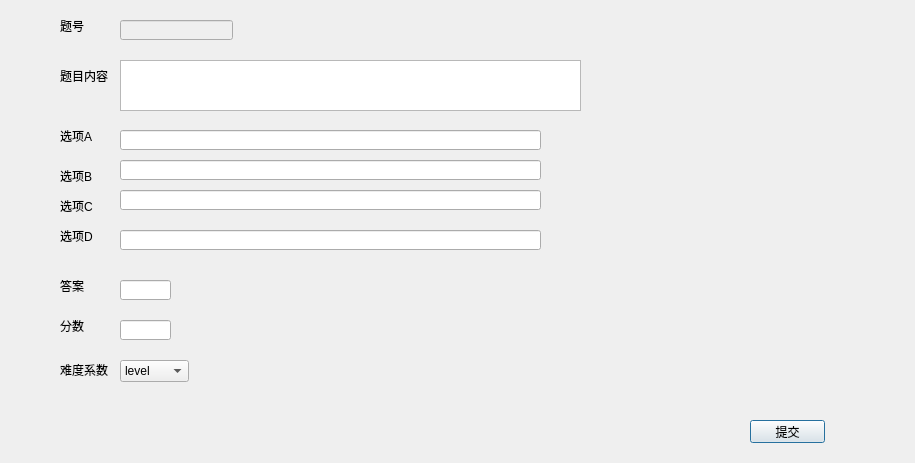
<?xml version="1.0" encoding="UTF-8"?>
<ui version="4.0">
 <class>Dialog_choose_select_modify</class>
 <widget class="QDialog" name="Dialog_choose_select_modify">
  <property name="geometry">
   <rect>
    <x>0</x>
    <y>0</y>
    <width>915</width>
    <height>463</height>
   </rect>
  </property>
  <property name="windowTitle">
   <string>选择题修改</string>
  </property>
  <widget class="QLabel" name="label">
   <property name="geometry">
    <rect>
     <x>60</x>
     <y>70</y>
     <width>54</width>
     <height>12</height>
    </rect>
   </property>
   <property name="text">
    <string>题目内容</string>
   </property>
  </widget>
  <widget class="QTextEdit" name="textEdit">
   <property name="geometry">
    <rect>
     <x>120</x>
     <y>60</y>
     <width>461</width>
     <height>51</height>
    </rect>
   </property>
  </widget>
  <widget class="QLineEdit" name="lineEdit_5">
   <property name="geometry">
    <rect>
     <x>120</x>
     <y>230</y>
     <width>421</width>
     <height>20</height>
    </rect>
   </property>
  </widget>
  <widget class="QLabel" name="label_3">
   <property name="geometry">
    <rect>
     <x>60</x>
     <y>360</y>
     <width>54</width>
     <height>20</height>
    </rect>
   </property>
   <property name="text">
    <string>难度系数</string>
   </property>
  </widget>
  <widget class="QLineEdit" name="lineEdit_3">
   <property name="geometry">
    <rect>
     <x>120</x>
     <y>160</y>
     <width>421</width>
     <height>20</height>
    </rect>
   </property>
  </widget>
  <widget class="QLineEdit" name="lineEdit">
   <property name="geometry">
    <rect>
     <x>120</x>
     <y>130</y>
     <width>421</width>
     <height>20</height>
    </rect>
   </property>
  </widget>
  <widget class="QLabel" name="label_9">
   <property name="geometry">
    <rect>
     <x>60</x>
     <y>320</y>
     <width>54</width>
     <height>12</height>
    </rect>
   </property>
   <property name="text">
    <string>分数</string>
   </property>
  </widget>
  <widget class="QLabel" name="label_8">
   <property name="geometry">
    <rect>
     <x>60</x>
     <y>280</y>
     <width>54</width>
     <height>12</height>
    </rect>
   </property>
   <property name="text">
    <string>答案</string>
   </property>
  </widget>
  <widget class="QLineEdit" name="lineEdit_6">
   <property name="geometry">
    <rect>
     <x>120</x>
     <y>280</y>
     <width>51</width>
     <height>20</height>
    </rect>
   </property>
  </widget>
  <widget class="QLabel" name="label_5">
   <property name="geometry">
    <rect>
     <x>60</x>
     <y>170</y>
     <width>54</width>
     <height>12</height>
    </rect>
   </property>
   <property name="text">
    <string>选项B</string>
   </property>
  </widget>
  <widget class="QLabel" name="label_2">
   <property name="geometry">
    <rect>
     <x>60</x>
     <y>130</y>
     <width>54</width>
     <height>12</height>
    </rect>
   </property>
   <property name="text">
    <string>选项A</string>
   </property>
  </widget>
  <widget class="QLabel" name="label_7">
   <property name="geometry">
    <rect>
     <x>60</x>
     <y>230</y>
     <width>54</width>
     <height>12</height>
    </rect>
   </property>
   <property name="text">
    <string>选项D</string>
   </property>
  </widget>
  <widget class="QLineEdit" name="lineEdit_7">
   <property name="geometry">
    <rect>
     <x>120</x>
     <y>320</y>
     <width>51</width>
     <height>20</height>
    </rect>
   </property>
  </widget>
  <widget class="QComboBox" name="comboBox">
   <property name="geometry">
    <rect>
     <x>120</x>
     <y>360</y>
     <width>69</width>
     <height>22</height>
    </rect>
   </property>
   <item>
    <property name="text">
     <string>level</string>
    </property>
   </item>
   <item>
    <property name="text">
     <string>1</string>
    </property>
   </item>
   <item>
    <property name="text">
     <string>2</string>
    </property>
   </item>
   <item>
    <property name="text">
     <string>3</string>
    </property>
   </item>
   <item>
    <property name="text">
     <string>4</string>
    </property>
   </item>
   <item>
    <property name="text">
     <string>5</string>
    </property>
   </item>
  </widget>
  <widget class="QLineEdit" name="lineEdit_4">
   <property name="geometry">
    <rect>
     <x>120</x>
     <y>190</y>
     <width>421</width>
     <height>20</height>
    </rect>
   </property>
  </widget>
  <widget class="QLabel" name="label_6">
   <property name="geometry">
    <rect>
     <x>60</x>
     <y>200</y>
     <width>54</width>
     <height>12</height>
    </rect>
   </property>
   <property name="text">
    <string>选项C</string>
   </property>
  </widget>
  <widget class="QLabel" name="label_4">
   <property name="geometry">
    <rect>
     <x>60</x>
     <y>20</y>
     <width>54</width>
     <height>12</height>
    </rect>
   </property>
   <property name="text">
    <string>题号</string>
   </property>
  </widget>
  <widget class="QLineEdit" name="lineEdit_2">
   <property name="enabled">
    <bool>false</bool>
   </property>
   <property name="geometry">
    <rect>
     <x>120</x>
     <y>20</y>
     <width>113</width>
     <height>20</height>
    </rect>
   </property>
  </widget>
  <widget class="QPushButton" name="pushButton">
   <property name="geometry">
    <rect>
     <x>750</x>
     <y>420</y>
     <width>75</width>
     <height>23</height>
    </rect>
   </property>
   <property name="text">
    <string>提交</string>
   </property>
  </widget>
 </widget>
 <resources/>
 <connections/>
</ui>
